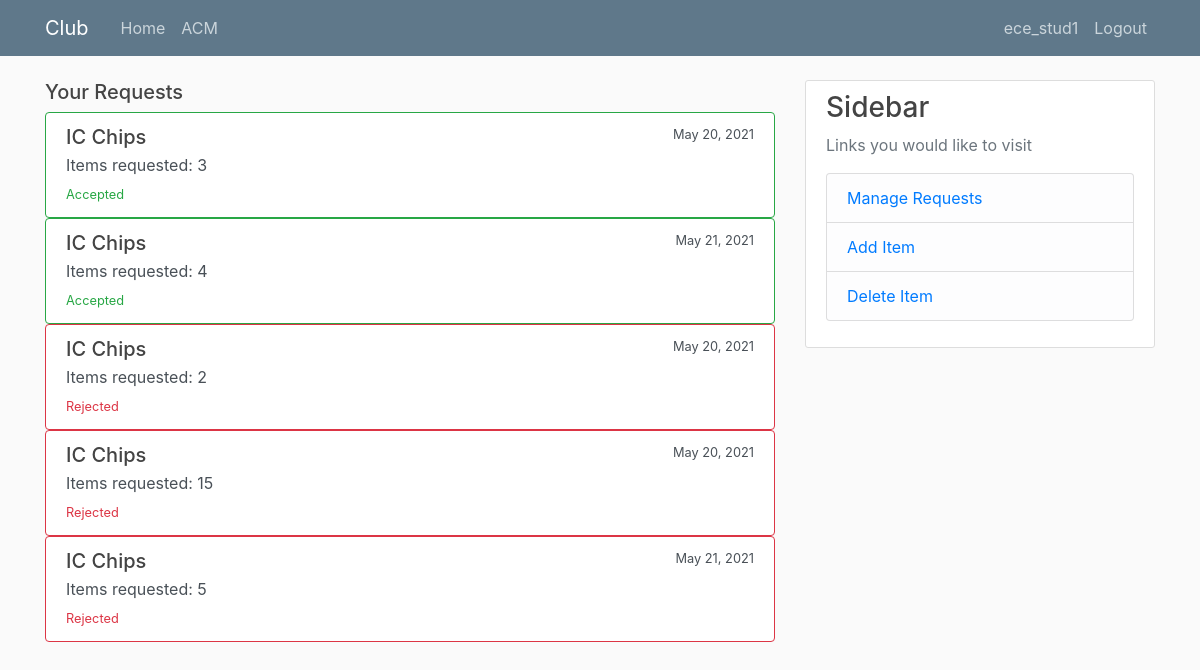
Before: /user/Your-Inventory/ (signed in) with the older database file.
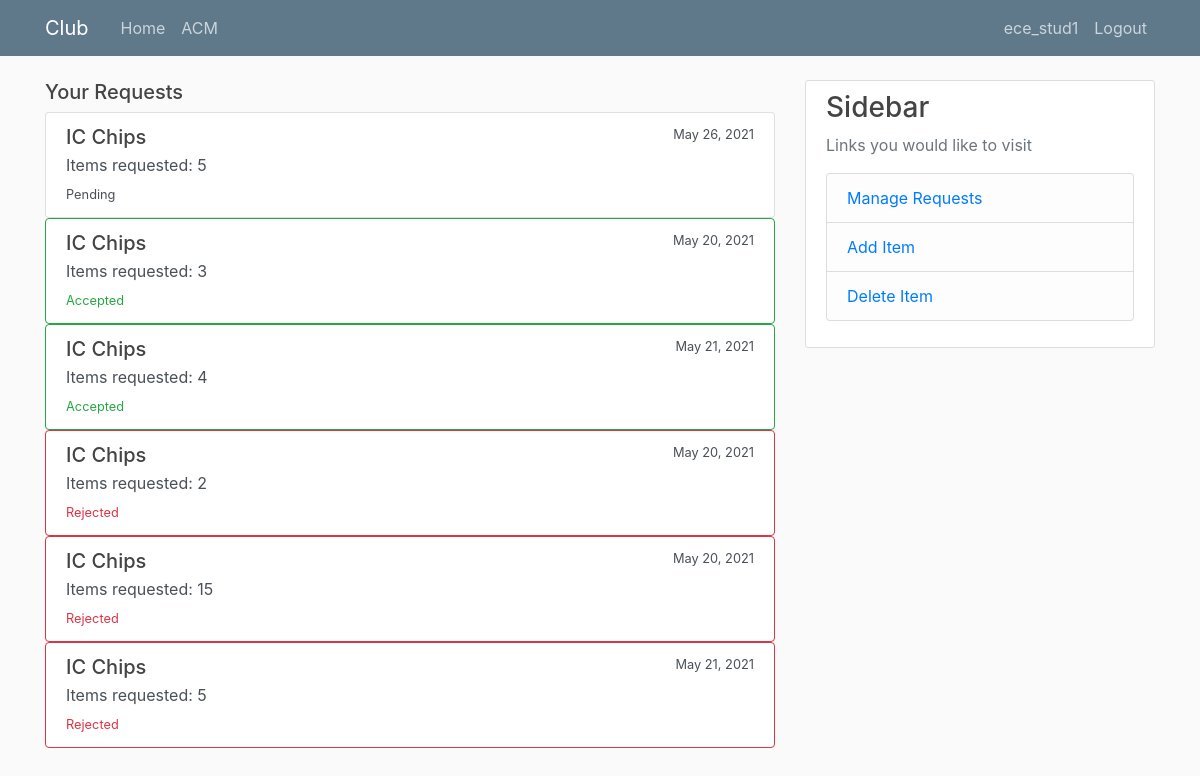
After: the same page with the newer database file.
### Club/models.py (models this page shows, shortened)
class ItemRequest(models.Model):
    memberID    = models.ForeignKey("User.User", on_delete = models.CASCADE)
    itemID      = models.ForeignKey(Items, on_delete = models.CASCADE)
    createdOn   = models.DateField(default=timezone.now)
    requested   = models.IntegerField(verbose_name="Number of requested items ")
    club        = models.ForeignKey(Club, on_delete = models.CASCADE)
    status      = models.ForeignKey(RequestStatus, on_delete = models.CASCADE)

class Items(models.Model):
    name     = models.CharField(verbose_name = 'Item Name', max_length = 200, unique = False)
    quantity = models.IntegerField(verbose_name = 'Quantity')
    image    = models.ImageField(upload_to='images' ,null=True, blank=True)
    club     = models.ForeignKey(Club, on_delete = models.CASCADE, related_name = 'item_club')

### User/views.py (the view)
# urls.py: path("Your-Inventory/", YourInventory, name = 'Your Inventory'),
def YourInventory(request):
    user = request.user
    requestsPending = ItemRequest.objects.filter(memberID = user).filter(status = RequestStatus.objects.all()[1])
    requestsAccepted = ItemRequest.objects.filter(memberID = user).filter(status = RequestStatus.objects.all()[0])
    requestsRejected = ItemRequest.objects.filter(memberID = user).filter(status = RequestStatus.objects.all()[2])
    context = {'pending':requestsPending, 'accepted' : requestsAccepted, 'rejected' : requestsRejected}
    return render(request, 'User/Inventory.html', context)

### Club/models.py (called while the page is built)
    def __str__(self):
        return self.name

### User/templates/User/Inventory.html
{% extends "User/Base.html" %}
{% block content %}
{% if member %}
<h5>You are viewing {{ member.name }} requests: </h5>
{% else %}
<h5>Your Requests</h5>
{% endif %}
{% for p in pending %}
<div class="list-group">
  <a href="#" class="list-group-item list-group-item-action">
    <div class="d-flex w-100 justify-content-between">
      <h5 class="mb-1">{{ p.itemID.name }}</h5>
      <small>{{ p.createdOn }}</small>
    </div>
    <p class="mb-1">Items requested: {{ p.requested }}</p>
    <small>Pending</small>
  </a>
</div>
{% endfor %}
{% for p in accepted %}
<div class="list-group">
  <a href="#" class="list-group-item border-success list-group-item-action">
    <div class="d-flex w-100 justify-content-between">
      <h5 class="mb-1">{{ p.itemID.name }}</h5>
      <small>{{ p.createdOn }}</small>
    </div>
    <p class="mb-1">Items requested: {{ p.requested }}</p>
    <small class="text-success">Accepted</small>
  </a>
</div>
{% endfor %}
{% for p in rejected %}
<div class="list-group">
  <a href="#" class="list-group-item border-danger list-group-item-action">
    <div class="d-flex w-100 justify-content-between">
      <h5 class="mb-1">{{ p.itemID.name }}</h5>
      <small>{{ p.createdOn }}</small>
    </div>
    <p class="mb-1">Items requested: {{ p.requested }}</p>
    <small class="text-danger">Rejected</small>
  </a>
</div>
{% endfor %}
{% endblock content %}

Changed rows visible on the page:
added ItemRequest: itemID.name "IC Chips", createdOn "May 26, 2021", requested "5", shown under "Your Requests"
